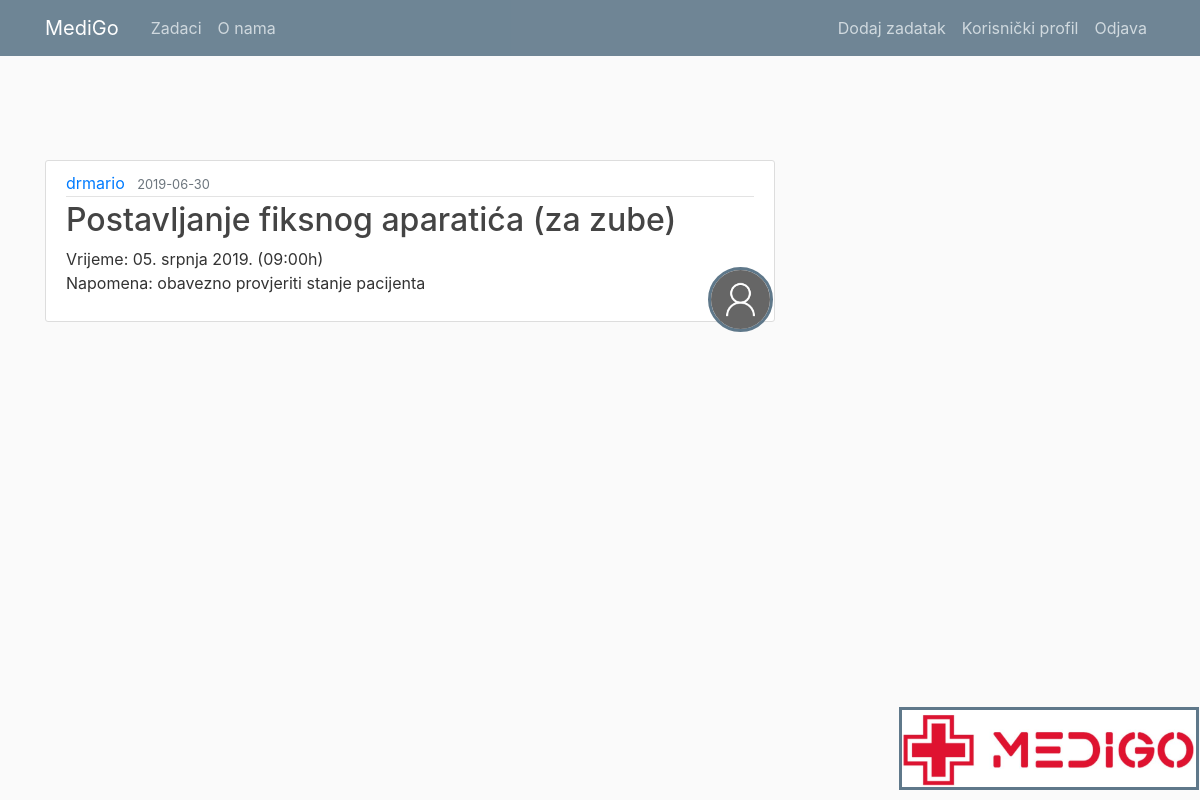
The app's page /post/2 (signed in) with its own data.
### medigo/models.py (models this page shows, shortened)
class User(db.Model, UserMixin):
	id = db.Column(db.Integer, primary_key=True)
	username = db.Column(db.String(20), unique=True, nullable=False)
	email = db.Column(db.String(120), unique=True, nullable=False)
	image_file = db.Column(db.String(20), nullable=False, default='default.jpg')
	password = db.Column(db.String(60), nullable=False)
	posts = db.relationship('Post', backref='author', lazy=True)

class Post(db.Model):
	id = db.Column(db.Integer, primary_key=True)
	title = db.Column(db.String(100), nullable=False)
	date_posted = db.Column(db.DateTime, nullable=False, default=datetime.utcnow)
	content = db.Column(db.Text, nullable=False)
	user_id = db.Column(db.Integer, db.ForeignKey('user.id'), nullable=False)

### medigo/routes.py (the view)
@app.route("/post/<int:post_id>")
def post(post_id):
	post = Post.query.get_or_404(post_id)
	return render_template('post.html', title=post.title, post=post)

### medigo/models.py (called while the page is built)
@login_manager.user_loader
def load_user(user_id):
	return User.query.get(int(user_id))

### medigo/templates/post.html (shortened to what this page needs)
{% extends "layout.html" %}
{% block content %}
	<article class="media content-section">
		<img class="rounded-circle article-img" src="{{ url_for('static', filename='slike_projekt/' + post.author.image_file) }}">
	  <div class="media-body">
	    <div class="article-metadata">
	      <a class="mr-2" href="#">{{ post.author.username}}</a>
	      <small class="text-muted">{{ post.date_posted.strftime('%Y-%m-%d') }}</small>
	    </div>
	    <h2 class="article-title">{{ post.title }}</h2>
	    <p class="article-content">{{ post.content }}</p>
	  </div>
	</article>
{% endblock content %}

### medigo/static/main.css (style rules this page uses)
body { background: #fafafa; color: #333333; margin-top: 5rem; }
h1, h2, h3, h4, h5, h6 { color: #444444; }
.content-section { background: #ffffff; padding: 10px 20px; border: 1px solid #dddddd; border-radius: 3px; margin-bottom: 20px; }
.article-title { color: #444444; }
.article-content { white-space: pre-line; }
.article-img { height: 65px; width: 65px; margin-right: 16px; }
.article-metadata { padding-bottom: 1px; margin-bottom: 4px; border-bottom: 1px solid #e3e3e3 }
img { position: absolute; bottom: 10px; width: 25%; border: 3px solid #5f788a; right:1px; }

### records on screen
User: image_file (placeholder picture), author.username "drmario"
Post: date_posted "2019-06-30", title "Postavljanje fiksnog aparatića (za zube)", content "Vrijeme: 05. srpnja 2019. (09:00h) Napomena: obavezno provjeriti stanje pacijenta"
